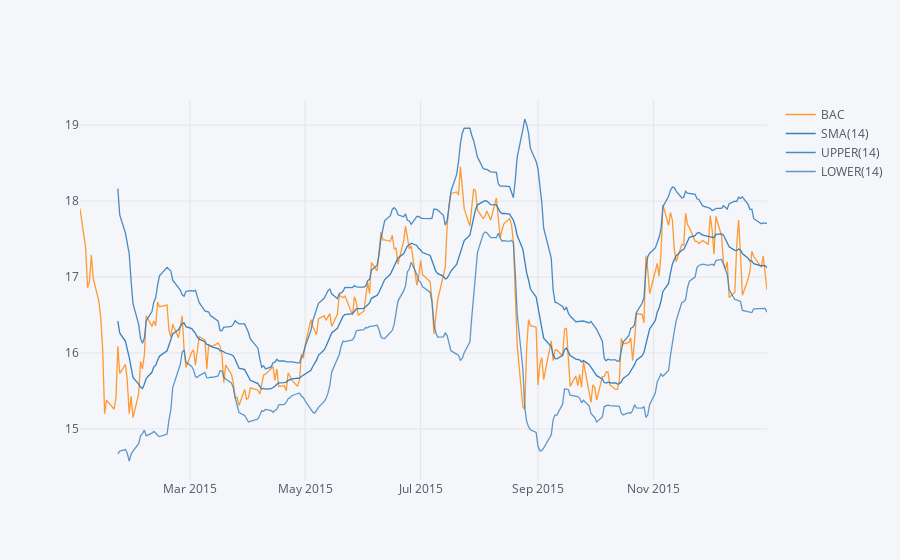

Notebook code for this chart:
### Markdown cell above
**Use .ta_plot(study='boll') to create a Bollinger Band Plot for Bank of America for the year 2015.**

### Code cell
BAC_2015 = bank_stocks2['Close']['BAC'].loc['2015']

# Convert the datetime index to strings to avoid the deprecation warning
BAC_2015.index = BAC_2015.index.astype(str)

BAC_2015.ta_plot(study='boll')

### Figure 1 — Plotly figure (JSON) as saved in the notebook; plotly's stock layout.template omitted (floating-point values rounded to 4 significant figures; data arrays with more than 128 entries replaced by an {"elided": "..."} marker saying what was removed)
{"data": [{"line": {"color": "rgba(255, 153, 51, 1.0)", "dash": "solid", "shape": "linear", "width": 1.3}, "mode": "lines", "name": "BAC", "text": "", "type": "scatter", "x": {"elided": "252 str values"}, "y": {"elided": "252 float values"}}, {"line": {"color": "rgba(55, 128, 191, 1.0)", "dash": "solid", "shape": "linear", "width": 1.3}, "mode": "lines", "name": "SMA(14)", "text": "", "type": "scatter", "x": {"elided": "252 str values"}, "y": {"elided": "252 mixed values"}}, {"line": {"color": "rgba(55, 128, 191, 0.8999999999999999)", "dash": "solid", "shape": "linear", "width": 1.3}, "mode": "lines", "name": "UPPER(14)", "text": "", "type": "scatter", "x": {"elided": "252 str values"}, "y": {"elided": "252 mixed values"}}, {"line": {"color": "rgba(55, 128, 191, 0.7999999999999998)", "dash": "solid", "shape": "linear", "width": 1.3}, "mode": "lines", "name": "LOWER(14)", "text": "", "type": "scatter", "x": {"elided": "252 str values"}, "y": {"elided": "252 mixed values"}}], "layout": {"legend": {"bgcolor": "#F5F6F9", "font": {"color": "#4D5663"}}, "paper_bgcolor": "#F5F6F9", "plot_bgcolor": "#F5F6F9", "title": {"font": {"color": "#4D5663"}}, "xaxis": {"gridcolor": "#E1E5ED", "showgrid": true, "tickfont": {"color": "#4D5663"}, "title": {"font": {"color": "#4D5663"}, "text": ""}, "zerolinecolor": "#E1E5ED"}, "yaxis": {"gridcolor": "#E1E5ED", "showgrid": true, "tickfont": {"color": "#4D5663"}, "title": {"font": {"color": "#4D5663"}, "text": ""}, "zerolinecolor": "#E1E5ED"}}}
